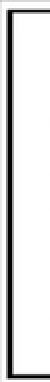
#> input picture Prototype/shri.jpg, 25 x 191 px, shrunk from 50 x 385 before the run, found by its file name (shown 2 times larger)
$ python merge5.py
#> lines starting #> are read from the running program, lines starting #| are printed output that depends on the picture; pictures that were not available may be replaced by others from this repository, and a replacement may not be noted
from PIL import Image

img1 = Image.open('shri.jpg')
#> img1 is the input picture: PIL image 25x191 RGB; min 0, max 255, mean 222

img2 = Image.open('lal5.jpg')
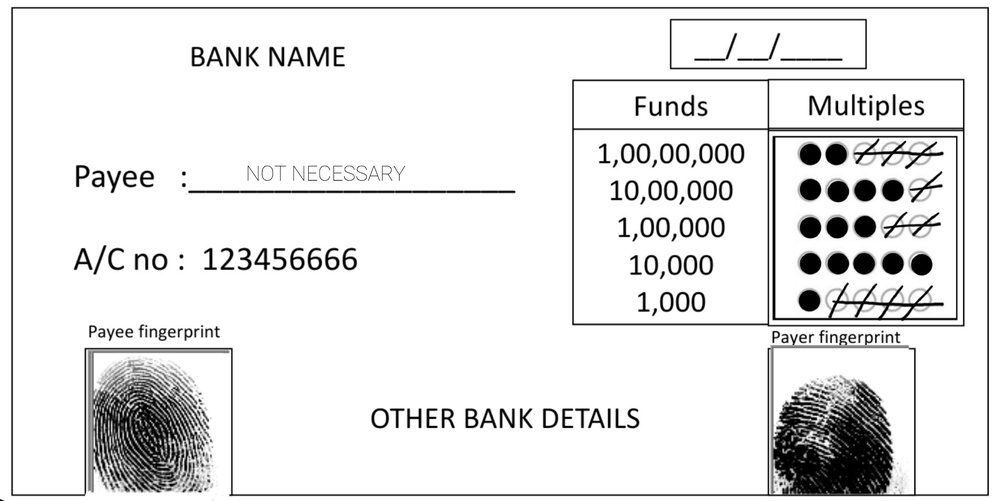
#> input picture Prototype/sample.jpg, 1000 x 501 px, shrunk from 2018 x 1012 before the run, given in place of lal5.jpg, which was not available
#> img2 is the input picture: PIL image 1000x501 RGB; min 0, max 255, mean 230.6

image_new = Image.new('RGB', (img1.width+img2.width,img1.height))
#> image_new: PIL image 1025x191 RGB; every value is 0

image_new.paste(img1, (0,0))
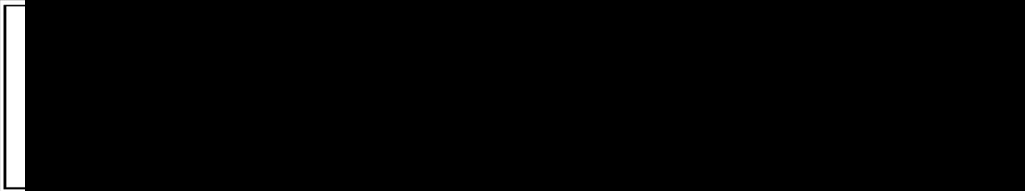
#> image_new: PIL image 1025x191 RGB; min 0, max 255, mean 5.4

image_new.paste(img2,(img1.width,0))
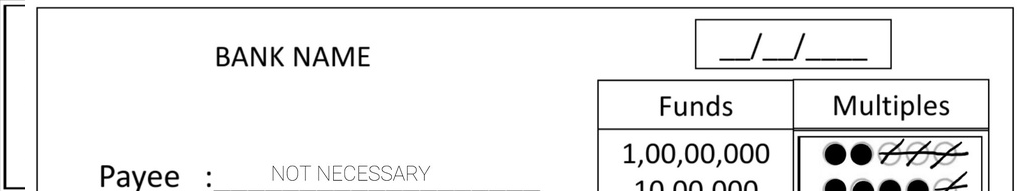
#> image_new: PIL image 1025x191 RGB; min 0, max 255, mean 238.1

image_new.save('shrilal5.jpg')

img1 = Image.open('shrilal5.jpg')
#> img1: PIL image 1025x191 RGB

img2 = Image.open('mali.jpg')
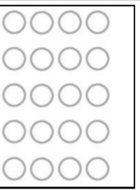
#> input picture Prototype/mali.jpg, 140 x 190 px, shrunk from 282 x 384 before the run, found by its file name
#> img2 is the input picture: PIL image 140x190 RGB; min 0, max 255, mean 236.5

image_new = Image.new('RGB', (img1.width+img2.width,img1.height))
#> image_new: PIL image 1165x191 RGB; every value is 0

image_new.paste(img1, (0,0))
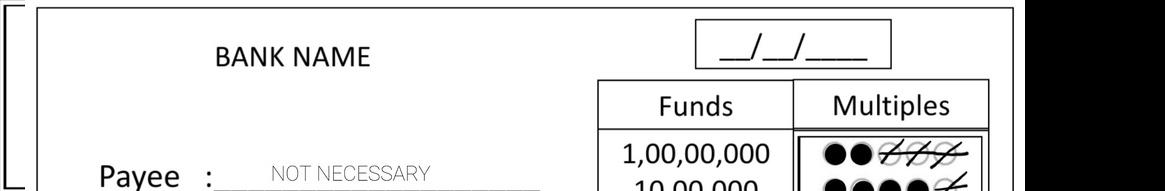
#> image_new: PIL image 1165x191 RGB; min 0, max 255, mean 209.3

image_new.paste(img2,(img1.width,0))
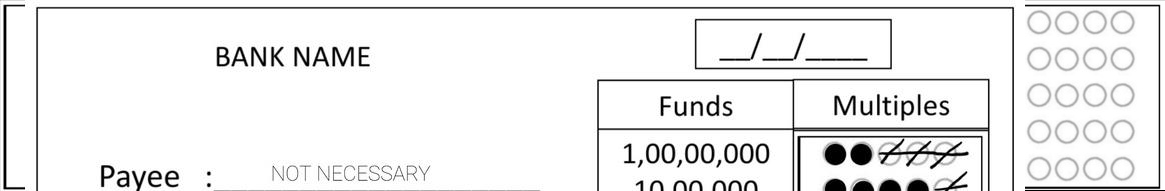
#> image_new: PIL image 1165x191 RGB; min 0, max 255, mean 237.5

image_new.save('shrilalmali5.jpg')
